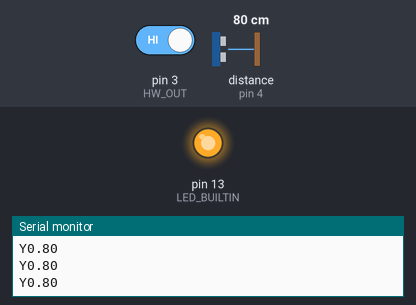
Bench run of a sketch on a simulated Arduino Uno, built with avr-gcc and run on an emulated ATmega328P. Parts: output pins drawn as LEDs (lit = HIGH), the last lines printed to the serial monitor. The test bench sets the inputs (shaded band); at power-on: pin 3 (HW_OUT) HIGH, distance to the obstacle (sensor on pin 4) 80 cm. The echo pulse lasts 58.3 µs per cm.

Above: at 1.2 s.
1.3 s: pin 3 (HW_OUT) driven LOW
At 2.3 s:
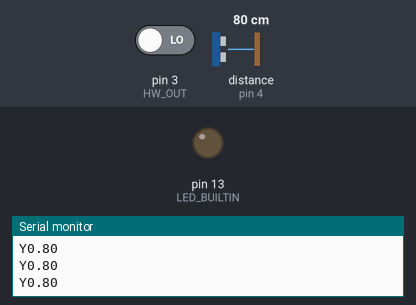
3.2 s: pin 3 (HW_OUT) driven HIGH
At 4.4 s:
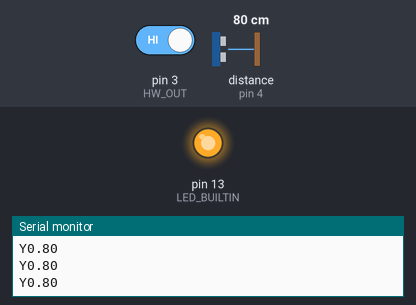
Timing chart, 0 to 6.2 s (numbered marks = the images above; inputs shaded):
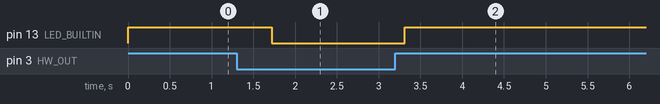

Measured:
- after the input at 1.3 s, pin 13 (LED_BUILTIN): HIGH → LOW after 0.42 s
- after the input at 3.2 s, pin 13 (LED_BUILTIN): LOW → HIGH after 0.11 s

The sketch:

HC_SR04_HC_SR501_Arduino_Project.ino
```cpp
#include "SR04.h"

//interrupt
#define INTERRUPT_PIN  0

//HC-SR501
#define HW_OUT 3

//HC-SR04
#define TRIG_PIN 4
#define ECHO_PIN 5


SR04 sr04 = SR04(ECHO_PIN,TRIG_PIN);
float distance;//ultrasonic Distance(float)
long a;//ultrasonic Distance(Int)
int in;// Is HC-SR501 Input


void setup() {
    pinMode(HW_OUT,INPUT);
    pinMode(LED_BUILTIN,OUTPUT);
    digitalWrite(LED_BUILTIN,LOW);
    Serial.begin(9600);
}


void loop() {
    //delay(1000);
    in = digitalRead(HW_OUT);
    if(in==0){//There must is No Person
        digitalWrite(LED_BUILTIN,LOW);
        while(true){//2.4S
            in = digitalRead(HW_OUT);
            if(in==1){
                break;
            }else{
                delay(400);
            }
            Serial.println("N");
       }
   }else if(in==1){//Maybe has Person
             int i=0;
             while(i<40){//16S   Output Distance
                 digitalWrite(LED_BUILTIN,HIGH);
                 printDistance();
                 delay(400);
                 digitalWrite(LED_BUILTIN,LOW);
                 i++;
                 in = digitalRead(HW_OUT);
                 if(in==0){//3S delay
                     int k=0;
                     while(k<6){
                         printDistance();
                         delay(500);
                         k++;
                         in=digitalRead(HW_OUT);
                         if(in==1){
                             break;
                         }
                     }
                     break;
                 }
             }
    }
}

//Print Distance
void printDistance(){
    a = sr04.Distance();
    distance = a*0.01;
    if(distance<=4.5){

        Serial.print("Y");
        Serial.println(distance);
    }
}
```
